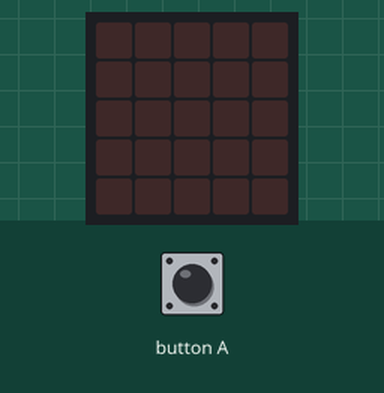
Bench run of a program on a simulated BBC micro:bit (MakeCode). Parts: the board's 5×5 LED display. The test bench sets the inputs (shaded band).

Above: at 1.2 s.
1.3 s: button A pressed for 0.15 s
At 1.68 s:
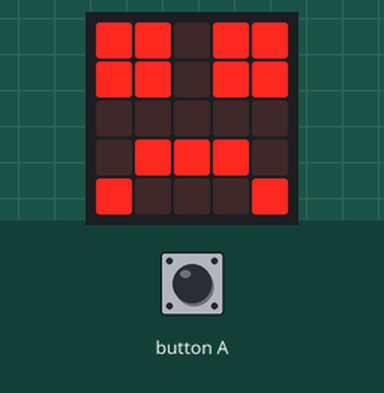
At 2.15 s:
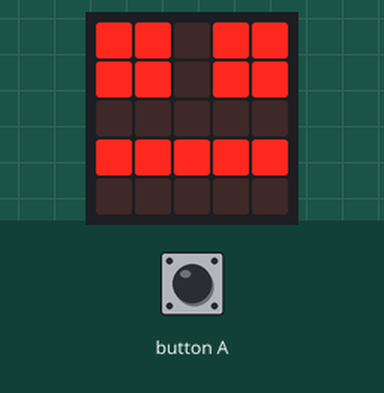
Timing chart, 0 to 4.3 s (numbered marks = the images above; inputs shaded):
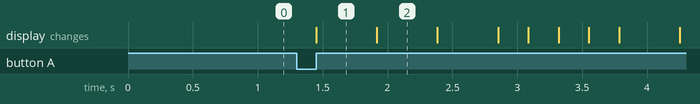

Measured:
- after the input at 1.3 s, the display: changes after 0.15 s (image 1)
- what the display in image 1 shows lasts 0.4 s, from 1.5 s to 1.9 s

The program:

main.ts
```typescript
function ansikt_mellom () {
    led.plot(1, 1)
    led.plot(3, 1)
    led.plot(0, 3)
    led.plot(1, 3)
    led.plot(2, 3)
    led.plot(3, 3)
    led.plot(4, 3)
    led.plot(0, 1)
    led.plot(1, 0)
    led.plot(0, 0)
    led.plot(4, 1)
    led.plot(4, 0)
    led.plot(3, 0)
}
function ansikt_lei () {
    led.plot(1, 1)
    led.plot(3, 1)
    led.plot(0, 4)
    led.plot(1, 3)
    led.plot(2, 3)
    led.plot(3, 3)
    led.plot(4, 4)
    led.plot(0, 1)
    led.plot(1, 0)
    led.plot(0, 0)
    led.plot(4, 1)
    led.plot(4, 0)
    led.plot(3, 0)
}
input.onButtonPressed(Button.A, function () {
    for (let index = 0; index < 999999; index++) {
        ansikt_lei()
        basic.pause(slag)
        basic.clearScreen()
        ansikt_mellom()
        basic.pause(slag)
        basic.clearScreen()
        ansikt_glad()
        basic.pause(slag)
        basic.clearScreen()
        for (let index = 0; index < 2; index++) {
            ansikt_blunk()
            basic.pause(slag / 2)
            basic.clearScreen()
            ansikt_glad()
            basic.pause(slag / 2)
            basic.clearScreen()
        }
    }
})
function ansikt_glad () {
    led.plot(1, 1)
    led.plot(3, 1)
    led.plot(0, 3)
    led.plot(1, 4)
    led.plot(2, 4)
    led.plot(3, 4)
    led.plot(4, 3)
    led.plot(0, 1)
    led.plot(1, 0)
    led.plot(0, 0)
    led.plot(4, 1)
    led.plot(4, 0)
    led.plot(3, 0)
}
function ansikt_blunk () {
    led.plot(1, 1)
    led.plot(3, 1)
    led.plot(0, 3)
    led.plot(1, 4)
    led.plot(2, 4)
    led.plot(3, 4)
    led.plot(4, 3)
    led.plot(0, 1)
    led.plot(4, 1)
    led.plot(1, 0)
    led.plot(0, 0)
}
let slag = 0
slag = 467.75
basic.forever(function () {

})
```

test.ts
```typescript
// testene settes inn her; disse vil ikke kompilert så lenge denne pakken blir brukt som en utvidelse.
```
